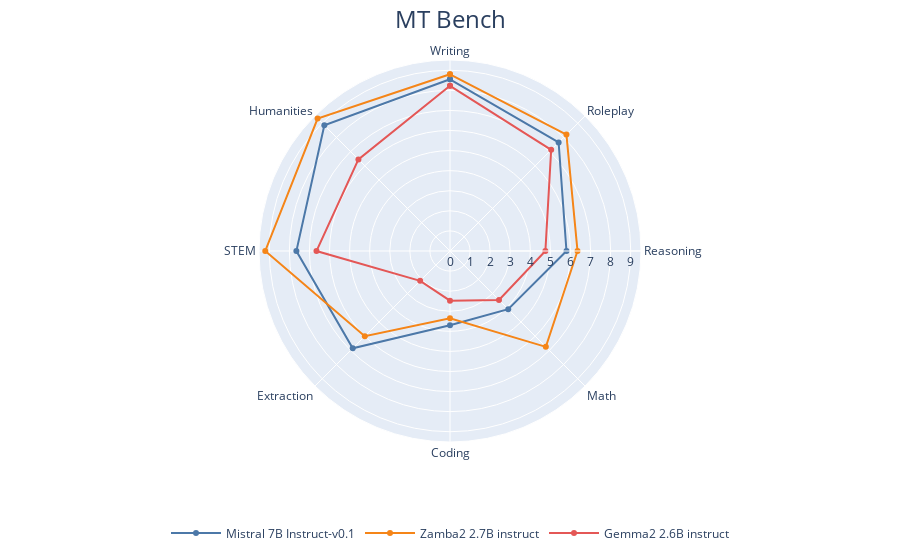

Notebook source saved alongside this figure:
### Code cell
import json
import pandas as pd
import plotly.express as px
import plotly.graph_objects as go


CATEGORIES = ["Writing", "Roleplay", "Reasoning", "Math", "Coding", "Extraction", "STEM", "Humanities"]


def get_model_df():
    cnt = 0
    q2result = []
    fin = open("/workspace/FastChat/fastchat/llm_judge/data/mt_bench/model_judgment/gpt-4_single.jsonl", "r")
    for line in fin:
        obj = json.loads(line)
        obj["category"] = CATEGORIES[(obj["question_id"]-81)//10]
        q2result.append(obj)
    df = pd.DataFrame(q2result)
    return df

def toggle(res_str):
    if res_str == "win":
        return "loss"
    elif res_str == "loss":
        return "win"
    return "tie"

def get_model_df_pair():
    fin = open("gpt-4_pair.jsonl", "r")
    cnt = 0
    q2result = []
    for line in fin:
        obj = json.loads(line)

        result = {}
        result["qid"] = str(obj["question_id"])
        result["turn"] = str(obj["turn"])
        if obj["g1_winner"] == "model_1" and obj["g2_winner"] == "model_1":
            result["result"] = "win"
        elif obj["g1_winner"] == "model_2" and obj["g2_winner"] == "model_2":
            result["result"] = "loss"
        else:
            result["result"] = "tie"
        result["category"] = CATEGORIES[(obj["question_id"]-81)//10]
        result["model"] = obj["model_1"]
        q2result.append(result)

    df = pd.DataFrame(q2result)

    return df

df = get_model_df()
df_pair = get_model_df_pair()


all_models = df["model"].unique()
print(all_models)
scores_all = []
for model in all_models:
    for cat in CATEGORIES:
        # filter category/model, and score format error (<1% case)
        res = df[(df["category"]==cat) & (df["model"]==model) & (df["score"] >= 0)]
        score = res["score"].mean()


        # scores_all.append({"model": model, "category": cat, "score": score, "winrate": winrate, "wtrate": winrate_adjusted})
        scores_all.append({"model": model, "category": cat, "score": score})
        
        
        
# target_models = ["Llama-2-7b-chat", "Llama-2-13b-chat", "Llama-2-70b-chat", "gpt-3.5-turbo", "claude-v1", "gpt-4"]

target_models = ['instr_release_ultrafeedback_batch32_rejected_fully_from_zamba_round3',
 'nstr_release_ultrafeedback_batch32_rejected_fully_from_zamba_round2',
 'instr_release_ultrafeedback_infinfstruct_batch32_with_actual_mix_infinstr_ultrachat',
 'instr_release_ultrafeedback_batch32_rejected_half_from_zamba_round3',
 'instr_release_ultrafeedback_infinfstruct_batch32_with_actual_mix_infinstr_ultrachat_round3',
 'instr_release_ultrafeedback_batch32_rejected_fully_from_zamba',
 'instr_release_ultrafeedback_batch32_rejected_half_from_zamba_round2',
 'instr_release_ultrafeedback_infinfstruct_batch32_with_actual_mix_infinstr_ultrachat_round2',
 'instr_release_ultrafeedback_batch32_rejected_half_from_zamba',
 'gemma-2-2b-it', 'ultrafeedback_openhermespref_orcadoppairs_4epochs',
 'ultrafeedback_openhermespref_orcadoppairs_1epoch',
 'ultrafeedback_openhermespref_orcadoppairs_1epoch_then_2epochs',
 'ultrafeedback_openhermespref_orcadoppairs_1epoch_then_2epochs_then_1epoch',
 'HuggingFaceTB_SmolLM-1.7B-Instruct', 'microsoft_Phi-3-mini-4k-instruct',
 'Qwen_Qwen2-1.5B-Instruct', 'stabilityai_stablelm-2-1_6b-chat',
 'microsoft_Phi-3.5-mini-instruct', 'h2oai_h2o-danube3-4b-chat',
 'stabilityai_stablelm-zephyr-3b', 'h2oai_h2o-danube2-1.8b-chat',
 'mistralai_Mistral-7B-Instruct-v0.1']



scores_target = [scores_all[i] for i in range(len(scores_all)) if scores_all[i]["model"] in target_models]

# sort by target_models
scores_target = sorted(scores_target, key=lambda x: target_models.index(x["model"]), reverse=True)

df_score = pd.DataFrame(scores_target)


# Drop specific models using DataFrame.drop()
models_to_drop = ['instr_release_ultrafeedback_batch32_rejected_fully_from_zamba_round3',
 'nstr_release_ultrafeedback_batch32_rejected_fully_from_zamba_round2',
 'instr_release_ultrafeedback_infinfstruct_batch32_with_actual_mix_infinstr_ultrachat',
 'instr_release_ultrafeedback_batch32_rejected_half_from_zamba_round3',
 'instr_release_ultrafeedback_infinfstruct_batch32_with_actual_mix_infinstr_ultrachat_round3',
 'instr_release_ultrafeedback_batch32_rejected_fully_from_zamba',
 'instr_release_ultrafeedback_batch32_rejected_half_from_zamba_round2',
 'instr_release_ultrafeedback_infinfstruct_batch32_with_actual_mix_infinstr_ultrachat_round2',
 'instr_release_ultrafeedback_batch32_rejected_half_from_zamba',
 'ultrafeedback_openhermespref_orcadoppairs_4epochs',
 'ultrafeedback_openhermespref_orcadoppairs_1epoch',
 'ultrafeedback_openhermespref_orcadoppairs_1epoch_then_2epochs_then_1epoch',
 'Qwen_Qwen2-1.5B-Instruct',
 'HuggingFaceTB_SmolLM-1.7B-Instruct', 'microsoft_Phi-3-mini-4k-instruct',
 'stabilityai_stablelm-2-1_6b-chat',
 'microsoft_Phi-3.5-mini-instruct', 'h2oai_h2o-danube3-4b-chat',
 'stabilityai_stablelm-zephyr-3b', 
 'h2oai_h2o-danube2-1.8b-chat']
#  'zamba2_1B_ultrafeedback_openhermespref_orcadoppairs_1epoch_then_1epoch_then_1epoch']

# Filter out the models to drop
df_score = df_score[~df_score['model'].isin(models_to_drop)]

rename_map = {'gemma-2-2b-it': 'Gemma2 2.6B instruct',
              'ultrafeedback_openhermespref_orcadoppairs_1epoch_then_2epochs': "Zamba2 2.7B instruct",
              "h2oai_h2o-danube3-4b-chat": "h2o-danube3-4b-chat",
              "microsoft_Phi-3-mini-4k-instruct": "Phi-3-mini-4k-instruct",
              "microsoft_Phi-3.5-mini-instruct": "Phi-3.5-mini-instruct",
              'stabilityai_stablelm-zephyr-3b': 'stablelm-zephyr-3b',
              'mistralai_Mistral-7B-Instruct-v0.1': 'Mistral 7B Instruct-v0.1'
              }

for k, v in rename_map.items():
    df_score.replace(k, v, inplace=True)

# # Plot the updated DataFrame
# fig = px.line_polar(df_score, r='score', theta='category', line_close=True, category_orders={"category": CATEGORIES},
#                     color='model', markers=True, color_discrete_sequence=px.colors.qualitative.T10,)

fig = px.line_polar(df_score, r='score', theta='category', line_close=True, category_orders={"category": CATEGORIES},
                    color='model', markers=True, color_discrete_sequence=px.colors.qualitative.T10)

# Add an overall centered title to the plot and adjust the legend
fig.update_layout(
    title={
        'text': 'MT Bench',
        'x': 0.5,
        'y': 0.98,
        'xanchor': 'center',
        'yanchor': 'top',
        'font': dict(size=24)
    },
    legend=dict(
        title_text=None,  # Remove the title of the legend
        orientation='h',  # Horizontal legend
        y=-0.2,  # Position the legend below the plot
        x=0.5,  # Center the legend horizontally
        xanchor='center',
        yanchor='top',
        itemwidth=50,  # Adjust the width of each legend item
        traceorder='normal'
    )
)


fig.show()

### Figure 1 — Plotly figure (JSON) as saved in the notebook; plotly's stock layout.template omitted (floating-point values rounded to 4 significant figures)
{"data": [{"hovertemplate": "model=Mistral 7B Instruct-v0.1<br>score=%{r}<br>category=%{theta}<extra></extra>", "legendgroup": "Mistral 7B Instruct-v0.1", "line": {"color": "#4C78A8", "dash": "solid"}, "marker": {"symbol": "circle"}, "mode": "lines+markers", "name": "Mistral 7B Instruct-v0.1", "r": [8.55, 7.65, 5.8, 4.1, 3.7, 6.85, 7.65, 8.85, 8.55], "showlegend": true, "subplot": "polar", "theta": ["Writing", "Roleplay", "Reasoning", "Math", "Coding", "Extraction", "STEM", "Humanities", "Writing"], "type": "scatterpolar"}, {"hovertemplate": "model=Zamba2 2.7B instruct<br>score=%{r}<br>category=%{theta}<extra></extra>", "legendgroup": "Zamba2 2.7B instruct", "line": {"color": "#F58518", "dash": "solid"}, "marker": {"symbol": "circle"}, "mode": "lines+markers", "name": "Zamba2 2.7B instruct", "r": [8.8, 8.2, 6.35, 6.75, 3.35, 6, 9.2, 9.325, 8.8], "showlegend": true, "subplot": "polar", "theta": ["Writing", "Roleplay", "Reasoning", "Math", "Coding", "Extraction", "STEM", "Humanities", "Writing"], "type": "scatterpolar"}, {"hovertemplate": "model=Gemma2 2.6B instruct<br>score=%{r}<br>category=%{theta}<extra></extra>", "legendgroup": "Gemma2 2.6B instruct", "line": {"color": "#E45756", "dash": "solid"}, "marker": {"symbol": "circle"}, "mode": "lines+markers", "name": "Gemma2 2.6B instruct", "r": [8.225, 7.125, 4.75, 3.45, 2.474, 2.1, 6.65, 6.45, 8.225], "showlegend": true, "subplot": "polar", "theta": ["Writing", "Roleplay", "Reasoning", "Math", "Coding", "Extraction", "STEM", "Humanities", "Writing"], "type": "scatterpolar"}], "layout": {"legend": {"itemwidth": 50, "orientation": "h", "title": {}, "tracegroupgap": 0, "traceorder": "normal", "x": 0.5, "xanchor": "center", "y": -0.2, "yanchor": "top"}, "margin": {"t": 60}, "polar": {"angularaxis": {"categoryarray": ["Writing", "Roleplay", "Reasoning", "Math", "Coding", "Extraction", "STEM", "Humanities"], "categoryorder": "array", "direction": "clockwise", "rotation": 90}, "domain": {"x": [0, 1], "y": [0, 1]}}, "title": {"font": {"size": 24}, "text": "MT Bench", "x": 0.5, "xanchor": "center", "y": 0.98, "yanchor": "top"}}}
